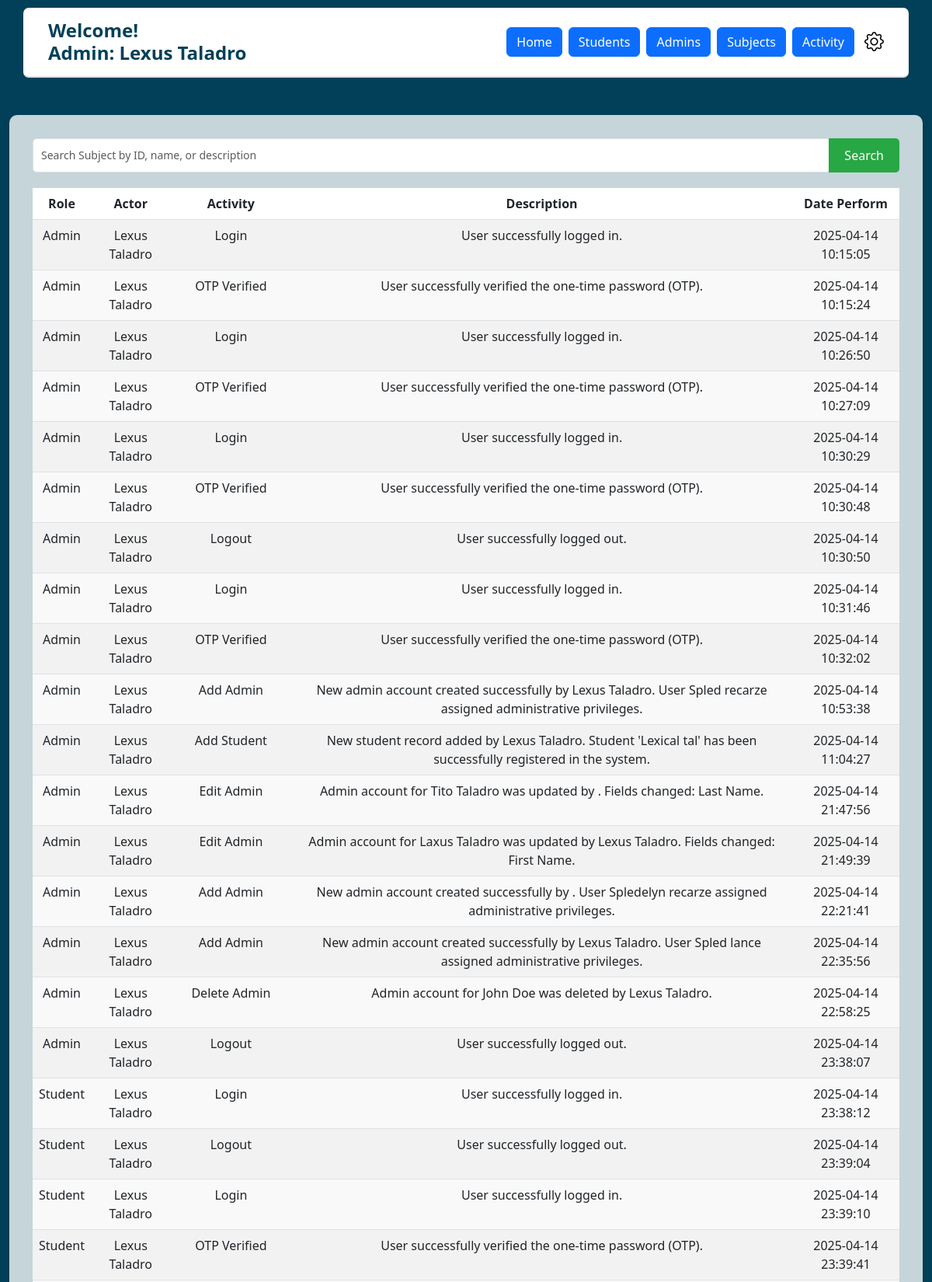
/audit_crud.php (signed in, upper part), run on the app's committed database.
### tables this page shows
CREATE TABLE `user_activity_log` (
  `activity_id` int(11) NOT NULL,
  `user_id` int(5) NOT NULL,
  `activity_type` varchar(100) NOT NULL,
  `activity_description` text DEFAULT NULL,
  `ip_address` varchar(45) DEFAULT NULL,
  `user_agent` text DEFAULT NULL,
  `created_at` datetime DEFAULT current_timestamp()
);

CREATE TABLE `users` (
  `user_id` int(5) NOT NULL,
  `first_name` varchar(250) NOT NULL,
  `last_name` varchar(250) NOT NULL,
  `mobile_number` varchar(11) NOT NULL,
  `email` varchar(100) NOT NULL,
  `password` varchar(100) NOT NULL,
  `role` enum('Admin','Student') NOT NULL,
  `otp` varchar(6) DEFAULT NULL,
  `otp_expiry` datetime DEFAULT NULL,
  `is_verified` tinyint(1) DEFAULT 1,
  `otp_enabled` tinyint(1) DEFAULT 0
);

### audit_crud.php (the view, shortened to what this page needs)
<?php
include('base.php');
$search = isset($_GET['search']) ? $conn->real_escape_string($_GET['search']) : '';
$query = "
    SELECT b.first_name, b.last_name, b.role,
    a.activity_type, a.activity_description, a.created_at
    FROM user_activity_log AS a
    JOIN users AS b ON a.user_id = b.user_id
";
$result = $conn->query($query);
?>
<div class="container mt-5">
        <div class="dashboard-container">
    <form method="get" action="" class="mb-3">
        <div class="input-group">
            <input type="text" name="search" id="searchInput" class="form-control"
                   placeholder="Search Subject by ID, name, or description"
                   value="<?php echo htmlspecialchars($search); ?>">
            <button type="submit" class="btn btn-primary">Search</button>
        </div>
    </form>
    <table class="table table-striped">
        <thead>
            <tr>
                <th>Role</th>
                <th>Actor</th>
                <th>Activity</th>
                <th>Description</th>
                <th>Date Perform</th>
            </tr>
        </thead>
        <tbody>
            <?php if ($result && $result->num_rows > 0): ?>
                <?php while ($row = $result->fetch_assoc()): ?>
                    <tr>
                        <td><?php echo htmlspecialchars($row['role']); ?></td>
                        <td><?php echo htmlspecialchars($row['first_name']); ?> <?php echo htmlspecialchars($row['last_name']); ?></td>
                        <td><?php echo htmlspecialchars($row['activity_type']); ?></td>
                        <td><?php echo htmlspecialchars($row['activity_description']); ?></td>
                        <td><?php echo htmlspecialchars($row['created_at']); ?></td>
                <?php endwhile; ?>
            <?php else: ?>
                <tr>
                    <td colspan="4">No subjects found.</td>
                </tr>
            <?php endif; ?>
        </tbody>
    </table>
</div>
</body>
</html>

### data on the page
user_activity_log: user.role "Admin", user.first_name "Lexus", user.last_name "Taladro", activity_type "Login", activity_description "User successfully logged in.", created_at "2025-04-14 10:15:05"
user_activity_log: user.role "Admin", user.first_name "Lexus", user.last_name "Taladro", activity_type "OTP Verified", activity_description "User successfully verified the one-time password (OTP).", created_at "2025-04-14 10:15:24"
user_activity_log: user.role "Admin", user.first_name "Lexus", user.last_name "Taladro", activity_type "Login", activity_description "User successfully logged in.", created_at "2025-04-14 10:26:50"
user_activity_log: user.role "Admin", user.first_name "Lexus", user.last_name "Taladro", activity_type "OTP Verified", activity_description "User successfully verified the one-time password (OTP).", created_at "2025-04-14 10:27:09"
user_activity_log: user.role "Admin", user.first_name "Lexus", user.last_name "Taladro", activity_type "Login", activity_description "User successfully logged in.", created_at "2025-04-14 10:30:29"
user_activity_log: user.role "Admin", user.first_name "Lexus", user.last_name "Taladro", activity_type "OTP Verified", activity_description "User successfully verified the one-time password (OTP).", created_at "2025-04-14 10:30:48"
user_activity_log: user.role "Admin", user.first_name "Lexus", user.last_name "Taladro", activity_type "Logout", activity_description "User successfully logged out.", created_at "2025-04-14 10:30:50"
user_activity_log: user.role "Admin", user.first_name "Lexus", user.last_name "Taladro", activity_type "Login", activity_description "User successfully logged in.", created_at "2025-04-14 10:31:46"
user_activity_log: user.role "Admin", user.first_name "Lexus", user.last_name "Taladro", activity_type "OTP Verified", activity_description "User successfully verified the one-time password (OTP).", created_at "2025-04-14 10:32:02"
user_activity_log: user.role "Admin", user.first_name "Lexus", user.last_name "Taladro", activity_type "Add Admin", activity_description "New admin account created successfully by Lexus Taladro. User Spled recarze assigned administrative privileges.", created_at "2025-04-14 10:53:38"
user_activity_log: user.role "Admin", user.first_name "Lexus", user.last_name "Taladro", activity_type "Add Student", activity_description "New student record added by Lexus Taladro. Student 'Lexical tal' has been successfully registered in the system.", created_at "2025-04-14 11:04:27"
user_activity_log: user.role "Admin", user.first_name "Lexus", user.last_name "Taladro", activity_type "Edit Admin", activity_description "Admin account for Tito Taladro was updated by . Fields changed: Last Name.", created_at "2025-04-14 21:47:56"
user_activity_log: user.role "Admin", user.first_name "Lexus", user.last_name "Taladro", activity_type "Edit Admin", activity_description "Admin account for Laxus Taladro was updated by Lexus Taladro. Fields changed: First Name.", created_at "2025-04-14 21:49:39"
user_activity_log: user.role "Admin", user.first_name "Lexus", user.last_name "Taladro", activity_type "Add Admin", activity_description "New admin account created successfully by . User Spledelyn recarze assigned administrative privileges.", created_at "2025-04-14 22:21:41"
user_activity_log: user.role "Admin", user.first_name "Lexus", user.last_name "Taladro", activity_type "Add Admin", activity_description "New admin account created successfully by Lexus Taladro. User Spled lance assigned administrative privileges.", created_at "2025-04-14 22:35:56"
user_activity_log: user.role "Admin", user.first_name "Lexus", user.last_name "Taladro", activity_type "Delete Admin", activity_description "Admin account for John Doe was deleted by Lexus Taladro.", created_at "2025-04-14 22:58:25"
user_activity_log: user.role "Admin", user.first_name "Lexus", user.last_name "Taladro", activity_type "Logout", activity_description "User successfully logged out.", created_at "2025-04-14 23:38:07"
user_activity_log: user.role "Student", user.first_name "Lexus", user.last_name "Taladro", activity_type "Login", activity_description "User successfully logged in.", created_at "2025-04-14 23:38:12"
user_activity_log: user.role "Student", user.first_name "Lexus", user.last_name "Taladro", activity_type "Logout", activity_description "User successfully logged out.", created_at "2025-04-14 23:39:04"
user_activity_log: user.role "Student", user.first_name "Lexus", user.last_name "Taladro", activity_type "Login", activity_description "User successfully logged in.", created_at "2025-04-14 23:39:10"
user_activity_log: user.role "Student", user.first_name "Lexus", user.last_name "Taladro", activity_type "OTP Verified", activity_description "User successfully verified the one-time password (OTP).", created_at "2025-04-14 23:39:41"

### other printed values
$user_role "Admin"
$user_first "Lexus"
$user_last "Taladro"
